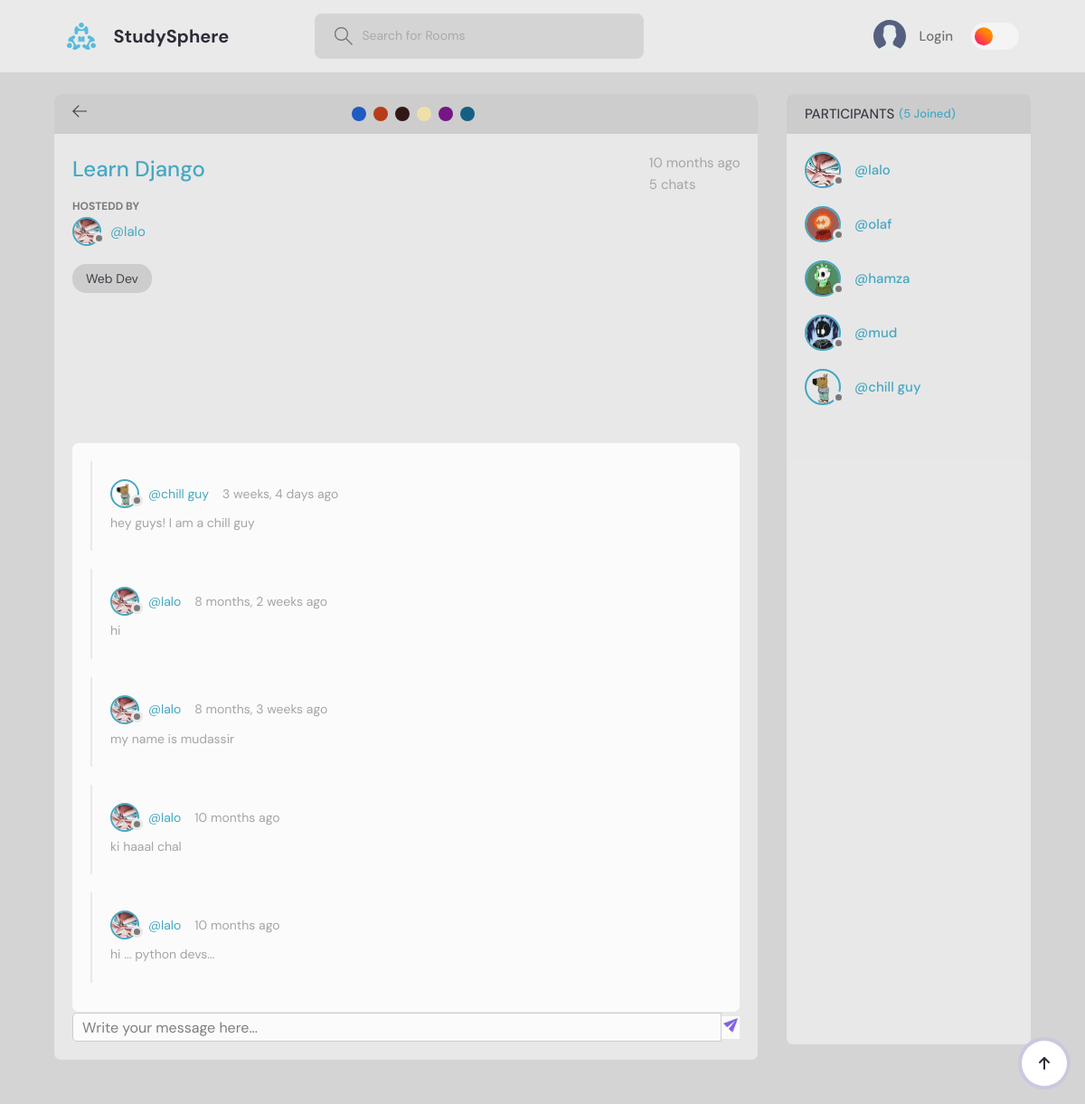
The page /room/2/ on the database as committed earlier.
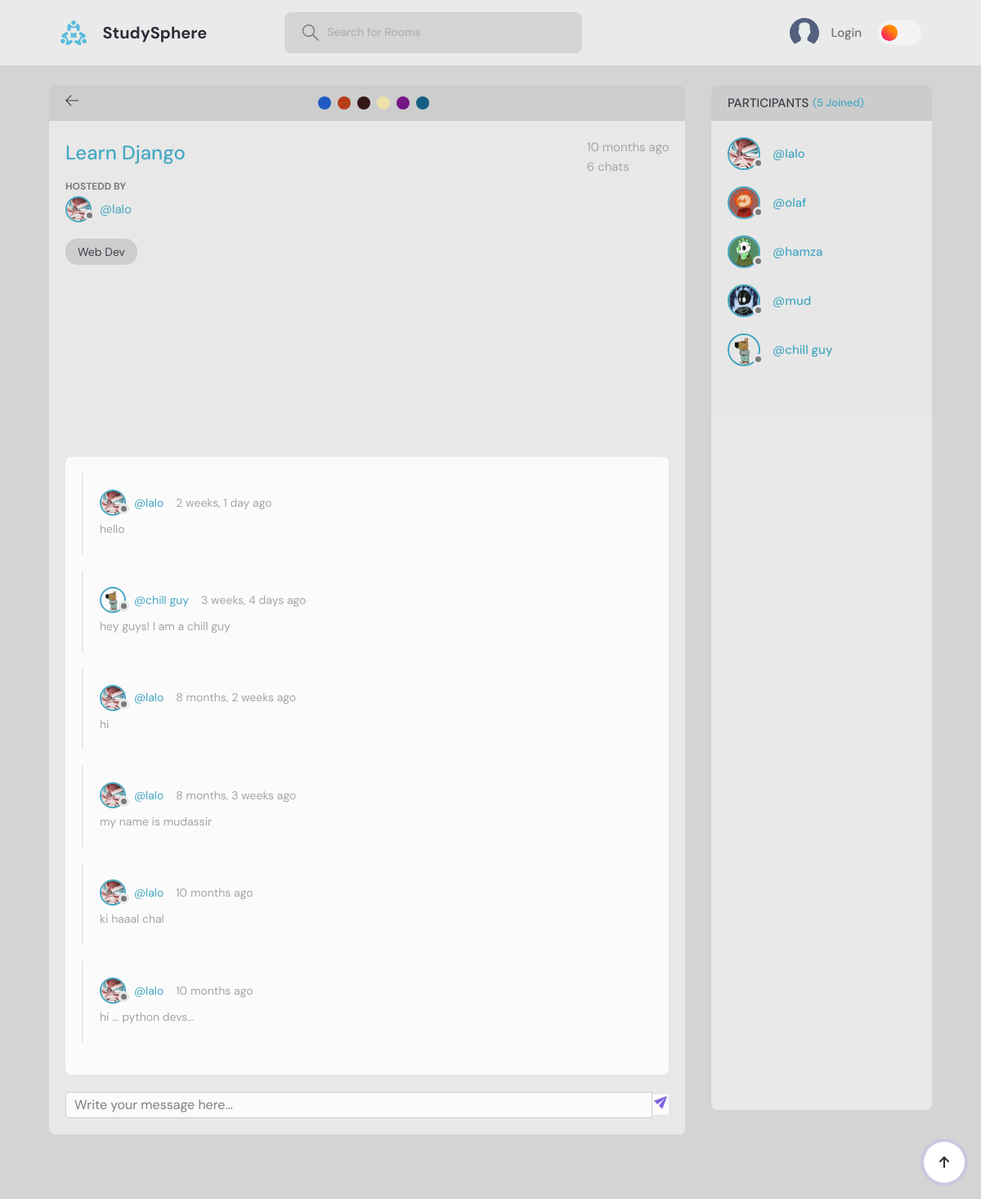
The same page on the database as committed later.
### base/models.py (models this page shows, shortened)
class Message(models.Model):
    user = models.ForeignKey(User, on_delete =  models.CASCADE)   # when the user is deleted then all its messages are delete as well
    body = models.CharField(max_length=1000)  # the body of the message
    room = models.ForeignKey(Room, on_delete =  models.CASCADE)
    updated = models.DateTimeField(auto_now=True)
    created = models.DateTimeField(auto_now_add=True)
    class Meta:                       # using this we can order the messages according to the most recent message
        ordering = ['-updated','-created'] #So we do not have to write ordering syntax again and again in the views.py file for everytime we get the messages of the room

class User(AbstractUser):
    username = models.CharField(max_length=100, unique=True)
    email = models.EmailField(max_length=200, unique=True)
    headline = models.CharField(max_length=200, null = True, blank = True)
    date_joined = models.DateTimeField(auto_now_add=True,null = True)
    last_login = models.DateTimeField(auto_now=True,null = True)
    Pfp = models.ImageField(default= 'images/avatar.svg',null=True)  # using pip install Pillow to install the pillow library to use the ImageField
    USERNAME_FIELD = 'email' # specifying the email as the username field helps us to login using the email instead of the username, which django use username by default for the authentication of the users(login and signup)
    REQUIRED_FIELDS = []

### base/views.py (the view, shortened to what this page needs)
# urls.py: path('room/<str:pk>/',views.room, name ="room"),   # 'pk' stands for Primary Key  and it is set as string.......
def room(request, pk):
    room = Room.objects.get(id=pk)
    UserMessages = room.message_set.all()  # Getting all the messages of the room we write set because we are getting all the messages of the room for relation ( one to many)  one room can have many messages
    UserMessagesCount = UserMessages.count()  # getting the count of the messages
    participants = room.participants.all()  # Getting all the participants of the room
    context = {
        'room': room,
        'UserMessages': UserMessages,
        'participants': participants,
        'UserMessagesCount': UserMessagesCount,
    }
    return render(request, 'base/room.html', context)  # Render the room.html page

### base/models.py (called while the page is built)
    def __str__(self):
        return self.name

### base/templates/base/room.html (shortened to what this page needs)
{% extends 'main.html' %}
{% block content %}
{% load static%}
<main class="profile-page layout layout--2">
  <div class="container">
    <div class="room">
      <div class="room__top">
        <div class="room__topLeft">
          <a href="{% url 'home' %}">
            <svg version="1.1" xmlns="http://www.w3.org/2000/svg" width="32" height="32" viewBox="0 0 32 32">
              <title>arrow-left</title>
              <path
                d="M13.723 2.286l-13.723 13.714 13.719 13.714 1.616-1.611-10.96-10.96h27.625v-2.286h-27.625l10.965-10.965-1.616-1.607z">
              </path>
            </svg>
          </a>
        </div>
        <div class = "room__middle">
          <div class="colorPallete">
            <button><div class="colorPallete__item" style="background-color: #0b4dbe"></div></button>
            <button><div class="colorPallete__item" style="background-color: #b12c03"></div></button>
            <button><div class="colorPallete__item" style="background-color: #210202"></div></button>
            <button><div class="colorPallete__item" style="background-color: #f1e1a3"></div></button>
            <button><div class="colorPallete__item" style="background-color: #6a007d"></div></button>
            <button><div class="colorPallete__item" style="background-color: #00527b"></div></button>
          </div>
        </div>
      </div>
      <div class="room__box scroll">
        <div class="room__header scroll">
          <div class="room__info">
            <h3>{{room.name}}</h3>
            <div class="room__details">
             <div>
              <span>{{room.created|timesince}} ago</span>
             </div>
             <div>
              <span> {{UserMessagesCount}} chats</span>
             </div>
          </div>
          </div>
          <div class="room__hosted">
            <p>Hostedd By</p>
            <a href="{% url 'UserProfile' room.host.id %}" class="room__author">
              <div class="avatar avatar--small">
                <img src="{{room.host.Pfp.url}}" />
              </div>
              <span>@{{room.host.username}}</span>
            </a>
          </div>
          <span class="room__topics">{{room.topic}}</span>
        </div>
        <div class="room__conversation">
          <div class="threads scroll">
          {% for UserMessage in UserMessages %}
            <div class="thread">
              <div class="thread__top">
                <div class="thread__author">
                  <a href="{% url 'UserProfile' UserMessage.user.id %}" class="thread__authorInfo">
                    <div class="avatar avatar--small">
                      <img src="{{UserMessage.user.Pfp.url}}" />
                    </div>
                    <span>@{{UserMessage.user.username}}</span>
                  </a>
                  <span class="thread__date">{{UserMessage.created|timesince}} ago</span>
                </div>
              </div>
              <div class="thread__details">
                {{UserMessage.body}}
              </div>
            </div>
            {% endfor %}
          </div>
        </div>
      </div>
      <div class="room__message">
        <form action="" method="POST">
          <div class="message-container">
            <input name="body" class="message-input" placeholder="Write your message here..." />
            <button type="submit" class="send-button" id="sendButton"  >
              <img src="{% static 'icons/send.png' %}" alt="sendButton" class="send-icon" />
            </button>
          </div>
        </form>
      </div>
    </div>
    <div class="participants">
      <h3 class="participants__top">Participants <span>({{participants.count}} Joined)</span></h3>
      <div class="participants__list scroll">
        {% for person in participants %}
        <a href="{%  url 'UserProfile' person.id %}" class="participant">
          <div class="avatar avatar--medium">
            <img src="{{person.Pfp.url}}" />
          </div>
          <p>
            <span>@{{person.username}}</span>
          </p>
        </a>
        {% endfor %}
      </div>
    </div>
  </div>
</main>
{% endblock content %}

Rows that differ between the two databases and show on the page:
added Message: user.Pfp (picture), user.username "lalo", created "2 weeks, 1 day", body "hello"
Other text that changed with them:
{{ UserMessagesCount }}: "5" → "6"
